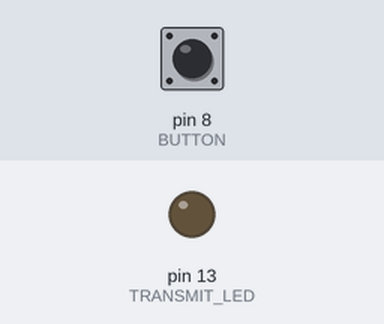
This sketch was run on a simulated Arduino Uno, built with avr-gcc and run on an emulated ATmega328P. Parts: output pins drawn as LEDs (lit = HIGH). Inputs (shaded band) come from the test bench; at power-on: pin 8 (BUTTON) LOW.

Above: at 1.2 s.
1.3 s: pin 8 (BUTTON) pulled HIGH for 0.15 s
At 4.4 s:
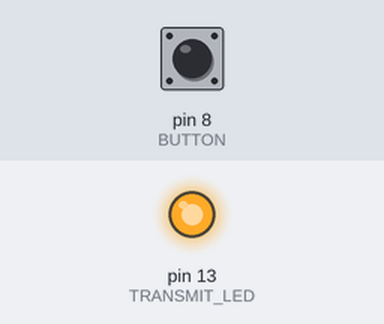
Timing chart, 0 to 10.3 s (numbered marks = the images above; inputs shaded):
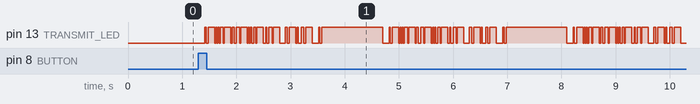

Measured:
- after the input at 1.3 s, pin 13 (TRANSMIT_LED): LOW → HIGH after 0.12 s, then moves between LOW and HIGH, repeating every 3.4 s

The sketch:

car-1.ino
```cpp
#define TRANSMIT_LED 13
#define BUTTON 8
#define SAMPLING_TIME 20

char* text = " user01 ";


bool led_state = false;
bool button_state = false;
bool transmit_data = true;
int bytes_counter = 20;
int total_bytes;
void setup() {

  pinMode(TRANSMIT_LED,OUTPUT);
  total_bytes = strlen(text);
}

void loop() {
int trans = digitalRead(BUTTON);
  if (trans == 1) {
    for (int j = 0; j < 4; j++) {
      transmit_data = true;
      bytes_counter = total_bytes;
      while (transmit_data) {
        transmit_byte(text[total_bytes - bytes_counter]);
        bytes_counter--;
        if (bytes_counter == 0) {
          transmit_data = false;
        }
        delay(100);
      }
      delay(1000);
    }
  } else {
    digitalWrite(TRANSMIT_LED, LOW);
  }
}


void transmit_byte(char data_byte)
{
  digitalWrite(TRANSMIT_LED,LOW);
  delay(SAMPLING_TIME);
  for(int i = 0; i < 8; i++)
  {
    digitalWrite(TRANSMIT_LED,(data_byte >> i) & 0x01);
    delay(SAMPLING_TIME);
  }
 digitalWrite(TRANSMIT_LED,HIGH);
 delay(SAMPLING_TIME);
}
```
